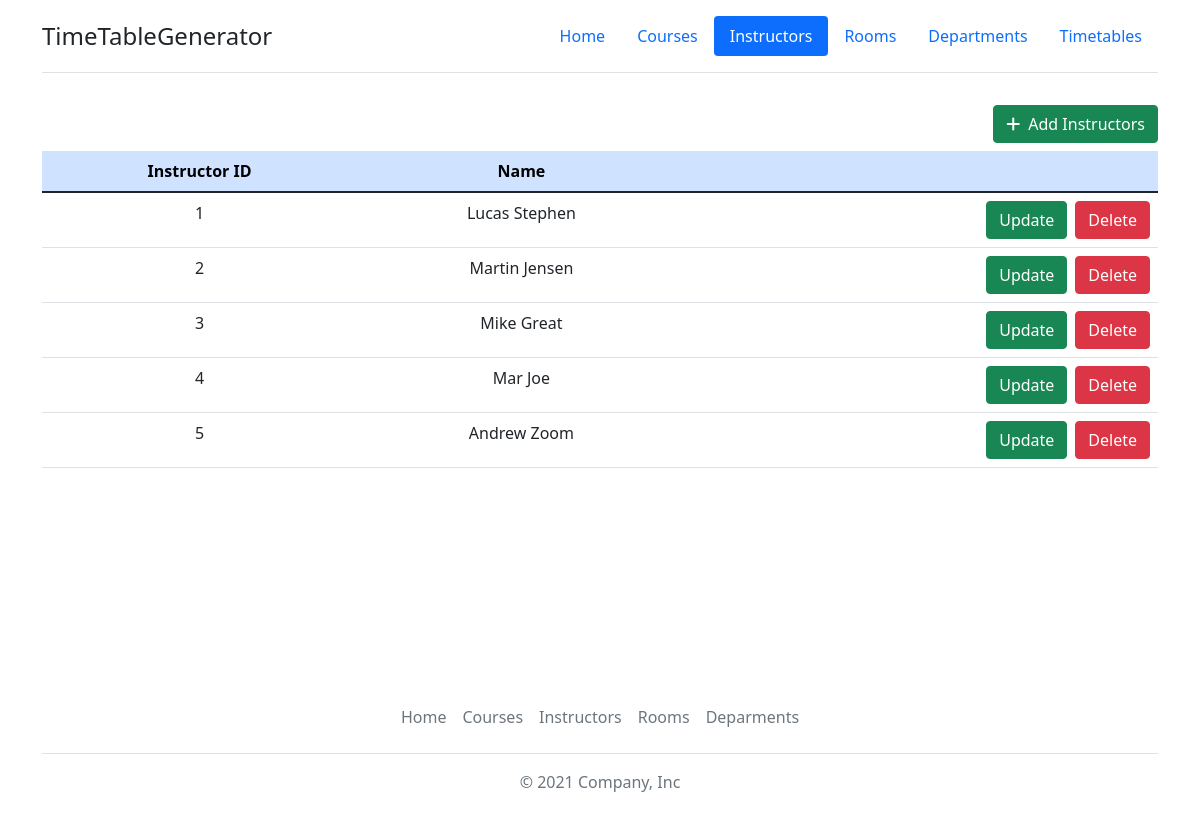
Before: /timetable/list-instructors/ with the older database file.
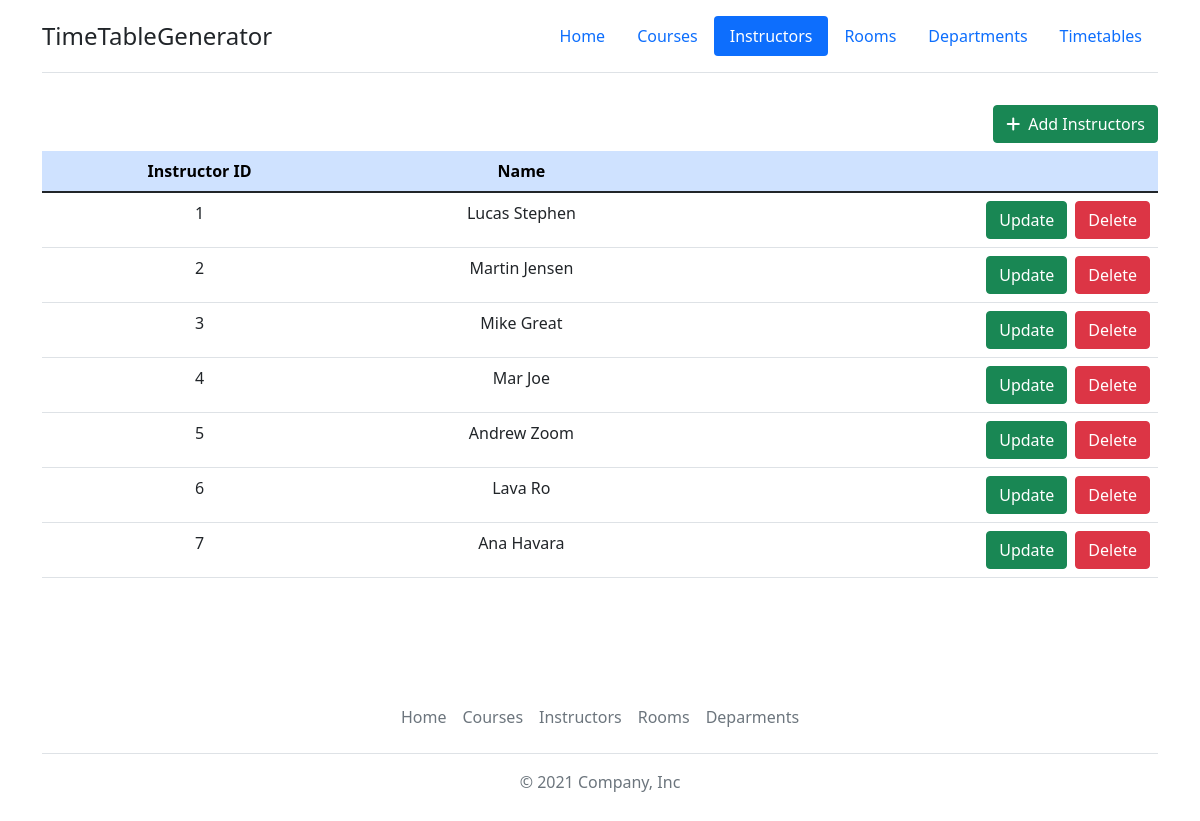
After: the same page with the newer database file.
### Timetable/models.py (models this page shows, shortened)
class Instructor(models.Model):
    inst_id = models.AutoField(primary_key=True)
    name = models.CharField(max_length=50)

### Timetable/views.py (the view)
# urls.py: path('list-instructors/', views.listInstructors, name='instructors'),
def listInstructors(request):
    instructors = Instructor.objects.all()
    context = {'instructors': instructors}
    return render(request, 'instructors.html', context)

### Timetable/templates/instructors.html (shortened to what this page needs)
{% extends 'base.html' %}
{% load static %}
{% block navbar %}
<header class="d-flex flex-wrap justify-content-center py-3 mb-4 border-bottom">
    <a href="{% url 'home' %}" class="d-flex align-items-center mb-3 mb-md-0 me-md-auto text-dark text-decoration-none">
        <span class="fs-4">TimeTableGenerator</span>
    </a>
    <ul class="nav nav-pills">
        <li class="nav-item"><a href="{% url 'home' %}" class="nav-link">Home</a></li>
        <li class="nav-item"><a href="{% url 'courses' %}" class="nav-link">Courses</a></li>
        <li class="nav-item"><a href="{% url 'instructors' %}" class="nav-link active" aria-current="page">Instructors</a></li>
        <li class="nav-item"><a href="{% url 'rooms' %}" class="nav-link">Rooms</a></li>
        <li class="nav-item"><a href="{% url 'departments' %}" class="nav-link">Departments</a></li>
        <li calss="nav-item"><a href="{% url 'timetables' %}" class="nav-link">Timetables</a></li>
    </ul>
</header>
{% endblock %}
{% block content %}
<div class="container" style="min-height: 70vh;">
    <div class="table-responsive-lg">
        <a href="{% url 'addInstructor' %}" class="btn btn-success float-end my-2"><i class="fas fa-plus me-2"></i>Add Instructors</a>
        <table class="table table-hover">
            <thead>
                <tr class="table-primary">
                    <th class="text-center">Instructor ID</th>
                    <th class="text-center">Name</th>
                    <th> </th>
                </tr>
            </thead>
            <tbody>
                {% for instr in instructors %}
                    <tr>
                        <td class="text-center">{{ instr.inst_id }}</td>
                        <td class="text-center">{{ instr.name }}</td>
                        <td>
                            <div class="d-flex justify-content-end">
                                <a class="btn btn-success me-2" href="{% url 'updateInstructor' instr.inst_id %}">Update</a>
                                <form action="{% url 'deleteInstructor' instr.inst_id %}" method="POST">
                                    <button class="btn btn-danger" type="submit">Delete</button>
                                </form>
                            </div>
                        </td>
                    </tr>
                {% endfor %}
            </tbody>
        </table>
    </div>
</div>
{% endblock %}

Changed rows visible on the page:
added Instructor: inst_id "6", name "Lava Ro"
added Instructor: inst_id "7", name "Ana Havara"
